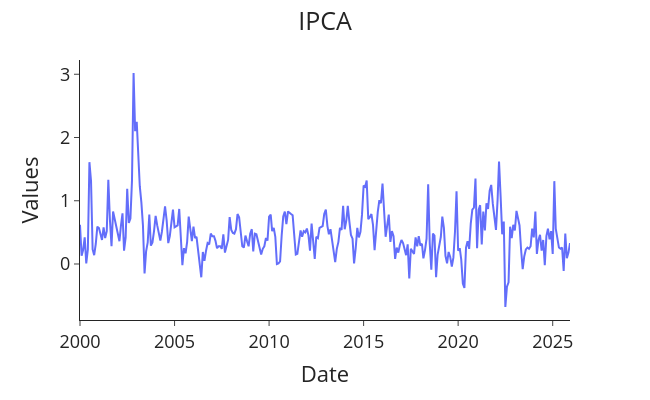

Write notebook code for a chart like this one.
### Code cell
plotting('IPCA', df_ipca, 'data', 'valor', 'Date', 'Values')

### Figure 1 — Plotly figure (JSON) as saved in the notebook; plotly's stock layout.template omitted (floating-point values rounded to 4 significant figures; data arrays with more than 128 entries replaced by an {"elided": "..."} marker saying what was removed)
{"data": [{"hovertemplate": "Date=%{x}<br>Values=%{y}<extra></extra>", "legendgroup": "", "line": {"color": "#636efa", "dash": "solid"}, "marker": {"symbol": "circle"}, "mode": "lines", "name": "", "orientation": "v", "showlegend": false, "type": "scatter", "x": {"elided": "312 str values"}, "xaxis": "x", "y": {"elided": "312 float values"}, "yaxis": "y"}], "layout": {"font": {"size": 18}, "height": 400, "legend": {"tracegroupgap": 0}, "margin": {"t": 60}, "title": {"text": "IPCA", "x": 0.5}, "width": 650, "xaxis": {"anchor": "y", "domain": [0, 1], "title": {"text": "Date"}}, "yaxis": {"anchor": "x", "domain": [0, 1], "title": {"text": "Values"}}}}
